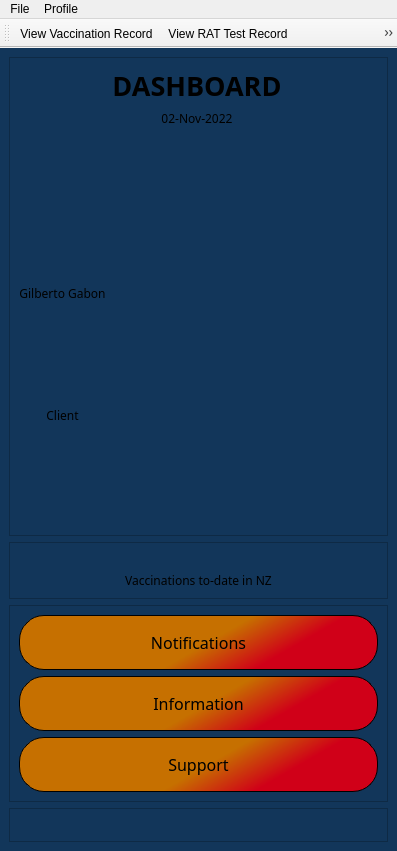
<?xml version="1.0" encoding="UTF-8"?>
<ui version="4.0">
 <class>Dashboard</class>
 <widget class="QMainWindow" name="Dashboard">
  <property name="geometry">
   <rect>
    <x>0</x>
    <y>0</y>
    <width>397</width>
    <height>851</height>
   </rect>
  </property>
  <property name="acceptDrops">
   <bool>false</bool>
  </property>
  <property name="windowTitle">
   <string>MainWindow</string>
  </property>
  <property name="styleSheet">
   <string notr="true"/>
  </property>
  <widget class="QWidget" name="centralwidget">
   <property name="styleSheet">
    <string notr="true">background-color: #12365A;</string>
   </property>
   <layout class="QVBoxLayout" name="verticalLayout_7">
    <item>
     <layout class="QVBoxLayout" name="verticalLayout_4">
      <item>
       <widget class="QFrame" name="frame_5">
        <property name="frameShape">
         <enum>QFrame::StyledPanel</enum>
        </property>
        <property name="frameShadow">
         <enum>QFrame::Raised</enum>
        </property>
        <layout class="QHBoxLayout" name="horizontalLayout_2">
         <item>
          <layout class="QVBoxLayout" name="verticalLayout_2">
           <item>
            <widget class="QLabel" name="label_profile_photo">
             <property name="sizePolicy">
              <sizepolicy hsizetype="Preferred" vsizetype="Maximum">
               <horstretch>0</horstretch>
               <verstretch>0</verstretch>
              </sizepolicy>
             </property>
             <property name="text">
              <string/>
             </property>
             <property name="pixmap">
              <pixmap resource="resources/mycovidrecord.qrc">:/images/images/5810431-09 1_qrcode.png</pixmap>
             </property>
             <property name="alignment">
              <set>Qt::AlignCenter</set>
             </property>
            </widget>
           </item>
           <item>
            <widget class="QLabel" name="label_2">
             <property name="sizePolicy">
              <sizepolicy hsizetype="Preferred" vsizetype="Maximum">
               <horstretch>0</horstretch>
               <verstretch>0</verstretch>
              </sizepolicy>
             </property>
             <property name="font">
              <font>
               <family>Raleway</family>
              </font>
             </property>
             <property name="text">
              <string>Gilberto Gabon</string>
             </property>
             <property name="alignment">
              <set>Qt::AlignCenter</set>
             </property>
            </widget>
           </item>
           <item>
            <widget class="QLabel" name="label_3">
             <property name="sizePolicy">
              <sizepolicy hsizetype="Preferred" vsizetype="Maximum">
               <horstretch>0</horstretch>
               <verstretch>0</verstretch>
              </sizepolicy>
             </property>
             <property name="font">
              <font>
               <family>Raleway</family>
              </font>
             </property>
             <property name="text">
              <string>Client</string>
             </property>
             <property name="alignment">
              <set>Qt::AlignCenter</set>
             </property>
            </widget>
           </item>
          </layout>
         </item>
         <item>
          <layout class="QVBoxLayout" name="verticalLayout_3">
           <item>
            <widget class="QLabel" name="label_4">
             <property name="sizePolicy">
              <sizepolicy hsizetype="Preferred" vsizetype="Fixed">
               <horstretch>0</horstretch>
               <verstretch>0</verstretch>
              </sizepolicy>
             </property>
             <property name="font">
              <font>
               <family>Raleway</family>
               <pointsize>20</pointsize>
               <bold>true</bold>
              </font>
             </property>
             <property name="text">
              <string>DASHBOARD</string>
             </property>
             <property name="alignment">
              <set>Qt::AlignCenter</set>
             </property>
            </widget>
           </item>
           <item>
            <widget class="QLabel" name="label_5">
             <property name="sizePolicy">
              <sizepolicy hsizetype="Preferred" vsizetype="Fixed">
               <horstretch>0</horstretch>
               <verstretch>0</verstretch>
              </sizepolicy>
             </property>
             <property name="font">
              <font>
               <family>Raleway</family>
              </font>
             </property>
             <property name="text">
              <string>02-Nov-2022</string>
             </property>
             <property name="alignment">
              <set>Qt::AlignCenter</set>
             </property>
            </widget>
           </item>
           <item>
            <spacer name="verticalSpacer">
             <property name="orientation">
              <enum>Qt::Vertical</enum>
             </property>
             <property name="sizeHint" stdset="0">
              <size>
               <width>20</width>
               <height>40</height>
              </size>
             </property>
            </spacer>
           </item>
          </layout>
         </item>
         <item>
          <spacer name="horizontalSpacer">
           <property name="orientation">
            <enum>Qt::Horizontal</enum>
           </property>
           <property name="sizeHint" stdset="0">
            <size>
             <width>40</width>
             <height>20</height>
            </size>
           </property>
          </spacer>
         </item>
        </layout>
       </widget>
      </item>
      <item>
       <widget class="QFrame" name="frame_2">
        <property name="frameShape">
         <enum>QFrame::StyledPanel</enum>
        </property>
        <property name="frameShadow">
         <enum>QFrame::Raised</enum>
        </property>
        <layout class="QVBoxLayout" name="verticalLayout_5">
         <item>
          <widget class="QLabel" name="label">
           <property name="sizePolicy">
            <sizepolicy hsizetype="Preferred" vsizetype="Preferred">
             <horstretch>0</horstretch>
             <verstretch>0</verstretch>
            </sizepolicy>
           </property>
           <property name="text">
            <string/>
           </property>
           <property name="pixmap">
            <pixmap resource="resources/mycovidrecord.qrc">:/images/images/5810431-04 1_Status_Ring.png</pixmap>
           </property>
           <property name="alignment">
            <set>Qt::AlignCenter</set>
           </property>
          </widget>
         </item>
         <item>
          <widget class="QLabel" name="label_6">
           <property name="sizePolicy">
            <sizepolicy hsizetype="Preferred" vsizetype="Maximum">
             <horstretch>0</horstretch>
             <verstretch>0</verstretch>
            </sizepolicy>
           </property>
           <property name="font">
            <font>
             <family>Raleway</family>
            </font>
           </property>
           <property name="text">
            <string>Vaccinations to-date in NZ</string>
           </property>
           <property name="alignment">
            <set>Qt::AlignCenter</set>
           </property>
          </widget>
         </item>
        </layout>
       </widget>
      </item>
      <item>
       <widget class="QFrame" name="frame_3">
        <property name="frameShape">
         <enum>QFrame::StyledPanel</enum>
        </property>
        <property name="frameShadow">
         <enum>QFrame::Raised</enum>
        </property>
        <layout class="QVBoxLayout" name="verticalLayout_6">
         <item>
          <widget class="QPushButton" name="pushButton">
           <property name="sizePolicy">
            <sizepolicy hsizetype="Preferred" vsizetype="Preferred">
             <horstretch>0</horstretch>
             <verstretch>0</verstretch>
            </sizepolicy>
           </property>
           <property name="font">
            <font>
             <family>Raleway</family>
             <pointsize>12</pointsize>
            </font>
           </property>
           <property name="styleSheet">
            <string notr="true">padding:15px;
background-color: qlineargradient(spread:pad, x1:0.433429, y1:0.852, x2:1, y2:1, stop:0 rgba(198, 112, 0, 255), stop:0.428571 rgba(208, 0, 24, 255));
border: 1px solid;
border-radius: 25px;</string>
           </property>
           <property name="text">
            <string>Notifications</string>
           </property>
          </widget>
         </item>
         <item>
          <widget class="QPushButton" name="pushButton_2">
           <property name="sizePolicy">
            <sizepolicy hsizetype="Preferred" vsizetype="Preferred">
             <horstretch>0</horstretch>
             <verstretch>0</verstretch>
            </sizepolicy>
           </property>
           <property name="font">
            <font>
             <family>Raleway</family>
             <pointsize>12</pointsize>
            </font>
           </property>
           <property name="styleSheet">
            <string notr="true">padding:15px;
border: 1px solid;
border-radius: 25px;
background-color: qlineargradient(spread:pad, x1:0.433429, y1:0.852, x2:1, y2:1, stop:0 rgba(198, 112, 0, 255), stop:0.428571 rgba(208, 0, 24, 255));</string>
           </property>
           <property name="text">
            <string>Information</string>
           </property>
          </widget>
         </item>
         <item>
          <widget class="QPushButton" name="pushButton_3">
           <property name="sizePolicy">
            <sizepolicy hsizetype="Preferred" vsizetype="Preferred">
             <horstretch>0</horstretch>
             <verstretch>0</verstretch>
            </sizepolicy>
           </property>
           <property name="font">
            <font>
             <family>Raleway</family>
             <pointsize>12</pointsize>
            </font>
           </property>
           <property name="styleSheet">
            <string notr="true">padding:15px;
border: 1px solid;
border-radius: 25px;
background-color: qlineargradient(spread:pad, x1:0.433429, y1:0.852, x2:1, y2:1, stop:0 rgba(198, 112, 0, 255), stop:0.428571 rgba(208, 0, 24, 255));</string>
           </property>
           <property name="text">
            <string>Support</string>
           </property>
          </widget>
         </item>
        </layout>
       </widget>
      </item>
      <item>
       <widget class="QFrame" name="frame_4">
        <property name="frameShape">
         <enum>QFrame::StyledPanel</enum>
        </property>
        <property name="frameShadow">
         <enum>QFrame::Raised</enum>
        </property>
        <layout class="QVBoxLayout" name="verticalLayout_8">
         <item>
          <layout class="QHBoxLayout" name="horizontalLayout">
           <item>
            <widget class="QLabel" name="label_8">
             <property name="text">
              <string/>
             </property>
             <property name="pixmap">
              <pixmap resource="resources/mycovidrecord.qrc">:/images/images/5810431-07 1_Info.png</pixmap>
             </property>
             <property name="alignment">
              <set>Qt::AlignCenter</set>
             </property>
            </widget>
           </item>
           <item>
            <widget class="QLabel" name="label_9">
             <property name="text">
              <string/>
             </property>
             <property name="pixmap">
              <pixmap resource="resources/mycovidrecord.qrc">:/images/images/5810431-08 1_Home.png</pixmap>
             </property>
             <property name="alignment">
              <set>Qt::AlignCenter</set>
             </property>
            </widget>
           </item>
           <item>
            <widget class="QLabel" name="label_7">
             <property name="text">
              <string/>
             </property>
             <property name="pixmap">
              <pixmap resource="resources/mycovidrecord.qrc">:/images/images/5810431-09 1_qrcode.png</pixmap>
             </property>
             <property name="alignment">
              <set>Qt::AlignCenter</set>
             </property>
            </widget>
           </item>
          </layout>
         </item>
        </layout>
       </widget>
      </item>
     </layout>
    </item>
   </layout>
  </widget>
  <widget class="QMenuBar" name="menubar">
   <property name="geometry">
    <rect>
     <x>0</x>
     <y>0</y>
     <width>397</width>
     <height>21</height>
    </rect>
   </property>
   <widget class="QMenu" name="menuFile">
    <property name="title">
     <string>File</string>
    </property>
    <addaction name="actionViewVaccinationRecord"/>
    <addaction name="actionView_RAT_Test_Record"/>
    <addaction name="actionUpload_RAT_Test"/>
    <addaction name="actionDownload_COVID_19_Certificate"/>
    <addaction name="actionReport_Issues"/>
    <addaction name="actionQuit"/>
    <addaction name="separator"/>
   </widget>
   <widget class="QMenu" name="menuProfile">
    <property name="title">
     <string>Profile</string>
    </property>
    <addaction name="actionUpdate_Profile"/>
    <addaction name="actionChange_Password"/>
   </widget>
   <addaction name="menuFile"/>
   <addaction name="menuProfile"/>
  </widget>
  <widget class="QToolBar" name="toolBar">
   <property name="windowTitle">
    <string>toolBar</string>
   </property>
   <attribute name="toolBarArea">
    <enum>TopToolBarArea</enum>
   </attribute>
   <attribute name="toolBarBreak">
    <bool>false</bool>
   </attribute>
   <addaction name="actionViewVaccinationRecord"/>
   <addaction name="actionView_RAT_Test_Record"/>
   <addaction name="actionUpload_RAT_Test"/>
   <addaction name="actionDownload_COVID_19_Certificate"/>
   <addaction name="actionReport_Issues"/>
   <addaction name="actionQuit"/>
  </widget>
  <action name="actionViewVaccinationRecord">
   <property name="icon">
    <iconset>
     <normalon>:/images/images/eye.png</normalon>
    </iconset>
   </property>
   <property name="text">
    <string>View Vaccination Record</string>
   </property>
  </action>
  <action name="actionView_RAT_Test_Record">
   <property name="icon">
    <iconset resource="resources/mycovidrecord.qrc">
     <normaloff>:/images/images/test.png</normaloff>:/images/images/test.png</iconset>
   </property>
   <property name="text">
    <string>View RAT Test Record</string>
   </property>
  </action>
  <action name="actionUpload_RAT_Test">
   <property name="icon">
    <iconset>
     <normalon>:/images/images/upload.png</normalon>
    </iconset>
   </property>
   <property name="text">
    <string>Upload RAT Test</string>
   </property>
  </action>
  <action name="actionDownload_COVID_19_Certificate">
   <property name="icon">
    <iconset>
     <normalon>:/images/images/cloud-computing.png</normalon>
    </iconset>
   </property>
   <property name="text">
    <string>Download COVID-19 Certificate</string>
   </property>
  </action>
  <action name="actionReport_Issues">
   <property name="icon">
    <iconset>
     <normalon>:/images/images/report.png</normalon>
    </iconset>
   </property>
   <property name="text">
    <string>Report Issues</string>
   </property>
  </action>
  <action name="actionQuit">
   <property name="icon">
    <iconset resource="resources/mycovidrecord.qrc">
     <normaloff>:/images/images/power.png</normaloff>:/images/images/power.png</iconset>
   </property>
   <property name="text">
    <string>Quit</string>
   </property>
  </action>
  <action name="actionUpdate_Profile">
   <property name="text">
    <string>Update Profile</string>
   </property>
  </action>
  <action name="actionChange_Password">
   <property name="text">
    <string>Change Password</string>
   </property>
  </action>
 </widget>
 <resources>
  <include location="resources/mycovidrecord.qrc"/>
 </resources>
 <connections/>
</ui>
